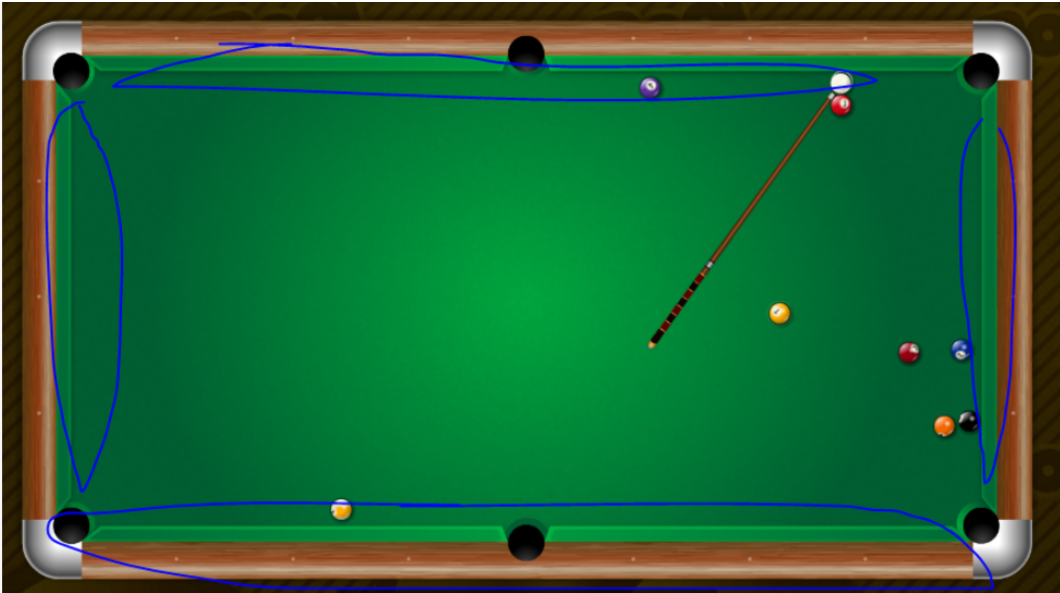
#> input picture pool_table_detection/images/image1.png, 1060 x 593 px
$ python pool_table_detection_final_v2.py --image images/image1.png   (older library calls are emulated)
#> lines starting #> are read from the running program, lines starting #| are printed output that depends on the picture; after the words box and inside, x2 and y2 are one past the last pixel; in counts of white or black regions, pixels touching at a corner belong together
# USAGE
# python pool_table_detection.py --image images/image1.png

# import the necessary packages
import argparse
import cv2
import os
import imutils
import numpy as np
import statistics
import sys

def auto_canny(image, sigma=0.33):
	# compute the median of the single channel pixel intensities
	v = np.median(image)

	# apply automatic Canny edge detection using the computed median
	lower = int(max(0, (1.0 - sigma) * v))
	upper = int(min(255, (1.0 + sigma) * v))
	edged = cv2.Canny(image, lower, upper)

	# return the edged image
	return edged

# [13 lines left out: function draw_table_edges, not called in this run]

def draw_balls(input_img, contours_list, color=(0,0,255), thickness=1, debug=False):
	output_img = input_img.copy()
	radius_list = []
	for idx, c_info in enumerate(contours_list):
		((x, y), radius) = cv2.minEnclosingCircle(c_info[0])
		if radius > 5 and radius < 10:
			radius_list.append(radius)

	median_radius = statistics.median(radius_list)

	for idx, c_info in enumerate(contours_list):
		((cx,cy), (width, height), angle) = cv2.minAreaRect(c_info[0])
		aspect_ratio = min(width, height)/max(width, height)
		((x, y), radius) = cv2.minEnclosingCircle(c_info[0])
		#M = cv2.moments(c)
		#center = (int(M["m10"] / M["m00"]), int(M["m01"] / M["m00"]))
		if radius > 5 and radius < 10 and aspect_ratio > 0.80:
			# draw the circle and centroid on the frame,
			# then update the list of tracked points
			draw_radius = max(radius, median_radius)
			cv2.circle(output_img, (int(x), int(y)), int(draw_radius),
				color, thickness)
		elif radius >= 10 and radius < 50 and aspect_ratio > 0.50:
			# likely to be few balls close together
			cv2.drawContours(output_img,[c_info[0]],0,color,thickness)
		else:
			# contour is either too small or too big or not balls and should be ignored
			pass

			#cv2.circle(output_img, center, 5, (0, 0, 255), -1)
		if (debug):
			tmpArea = np.zeros(input_img.shape)
			cv2.drawContours(tmpArea,[c_info[0]],0,color,thickness)
			label = "Count={}/{}, Area={:.2f}, Radius={:.2f}".format(idx+1,len(contours_list),c_info[2],radius)
			cv2.putText(tmpArea, label, (10, 20), cv2.FONT_HERSHEY_SIMPLEX, 0.5, color, 2)

			label2 = "MinAreaRect Cen=({:.0f},{:.0f}), W={:.2f}, H={:.2f}, Ang={:.2f}, AR={:.2f}".format(cx,cy,width,height,angle,aspect_ratio)
			cv2.putText(tmpArea, label2, (20, 40), cv2.FONT_HERSHEY_SIMPLEX, 0.5, color, 2)
			cv2.imshow("tmpArea", tmpArea)
			key = cv2.waitKey(0)
			if key == 27:
				debug = False

	return output_img

def draw_contours(input_img, contours_list, color=(0,0,255), thickness=1, debug=False):
	output_img = input_img.copy()
	for idx, c_info in enumerate(contours_list):
		cv2.drawContours(output_img,[c_info[0]],0,color,thickness)
		if (debug):
			tmpArea = np.zeros(input_img.shape)
			cv2.drawContours(tmpArea,[c_info[0]],0,color,thickness)
			label = "Count={}/{}, Area={:.2f}".format(idx+1,len(contours_list),c_info[2])
			cv2.putText(tmpArea, label, (10, 20), cv2.FONT_HERSHEY_SIMPLEX, 0.5, color, thickness)
			cv2.imshow("tmpArea", tmpArea)
			key = cv2.waitKey(0)
			if key == 27:
				debug = False

	return output_img

def get_contours(input_img, min_contour_area=10.0):

	contour, hier = cv2.findContours(input_img,cv2.RETR_CCOMP,cv2.CHAIN_APPROX_SIMPLE)

	contour_info = []
	num_nonzeroarea_cnts = 0
	num_zeroarea_cnts = 0
	for c in contour:
		if (cv2.contourArea(c) >= min_contour_area):
			num_nonzeroarea_cnts += 1
			contour_info.append((
				c,
				cv2.isContourConvex(c),
				cv2.contourArea(c),
			))
		else:
			num_zeroarea_cnts += 1

	contour_info = sorted(contour_info, key=lambda c: c[2], reverse=True)
	return contour_info

def detect_lines(input_img, threshold=200, color=(0,0,255), thickness=1, debug=False):
	output_img = input_img.copy()
	gray = cv2.cvtColor(image, cv2.COLOR_BGR2GRAY)
	blurred = cv2.bilateralFilter(gray, 5, 15, 15)
	#canny_img = cv2.Canny(blurred, 30, 150)
	autocanny = auto_canny(blurred)
	(h, w) = input_img.shape[:2]
	x1_top, x1_bottom, x1_left, x2_left = 0,0,0,0
	y1_top, y1_left, y2_top, y1_right = 0,0,0,0
	x2_top, x2_bottom, x1_right, x2_right = w,w,w,w
	y1_bottom, y2_bottom, y2_left, y2_right = h,h,h,h

	lines = cv2.HoughLines(autocanny,1,np.pi/180,threshold)
	for elem in lines:
		for rho,theta in elem:
			a = np.cos(theta)
			b = np.sin(theta)
			x0 = a*rho
			y0 = b*rho
			x1 = int(x0 + 1000*(-b))
			y1 = int(y0 + 1000*(a))
			x2 = int(x0 - 1000*(-b))
			y2 = int(y0 - 1000*(a))
			a_new = np.float("{:.2f}".format(abs(a)))
			b_new = np.float("{:.2f}".format(abs(b)))
			if ((a_new == 1.00) and (b_new == 0.00)):
				# vertical line
				#cv2.line(output_img,(x1,y1),(x2,y2),color,thickness)
				# find out if this vertical line is closer to left or right edge
				if (max(x1,x2) < (w/2)):
					# closer to left edge
					if (max(x1,x2) > max(x1_left, x2_left)):
						x1_left, x2_left = max(x1,x2), max(x1,x2)
						y1_left, y2_left = y1, y2
				else:
					#closer to right edge
					if (min(x1,x2) < min(x1_right, x2_right)):
						x1_right, x2_right = min(x1,x2), min(x1,x2)
						y1_right, y2_right = y1, y2
			elif ((a_new == 0.00) and (b_new == 1.00)):
				# horizontal line
				#cv2.line(output_img,(x1,y1),(x2,y2),color,thickness)
				# find out if this horizontal line is closer to top or bottom edge
				if (max(y1,y2) < (h/2)):
					# closer to top edge
					if (max(y1,y2) > max(y1_top, y2_top)):
						y1_top, y2_top = max(y1,y2), max(y1,y2)
						x1_top, x2_top = x1, x2
				else:
					#closer to bottom edge
					if (min(y1,y2) < min(y1_bottom, y2_bottom)):
						y1_bottom, y2_bottom = min(y1,y2), min(y1,y2)
						x1_bottom, x2_bottom = x1, x2

			if (debug):
				tmpArea = np.zeros(input_img.shape)
				cv2.line(tmpArea,(x1,y1),(x2,y2),color,thickness)
				label = "rho={}, sintheta={:.2f}, costheta={:.2f}, x1={} y1={}, x2={}, y2={}".format(rho,b,a,x1,y1,x2,y2)
				cv2.putText(tmpArea, label, (100, 200),				cv2.FONT_HERSHEY_SIMPLEX, 0.5, color, thickness)
				cv2.imshow("tmpArea", tmpArea)
				key = cv2.waitKey(0)
				if key == 27:
					debug = False

	cv2.line(output_img,(x1_top,y1_top),(x2_top,y2_top),(255,0,0),thickness)
	cv2.line(output_img,(x1_bottom,y1_bottom),(x2_bottom,y2_bottom),(255,0,0),thickness)
	cv2.line(output_img,(x1_left,y1_left),(x2_left,y2_left),(255,0,0),thickness)
	cv2.line(output_img,(x1_right,y1_right),(x2_right,y2_right),(255,0,0),thickness)

	return output_img;

# [21 lines left out: function detect_circles, not called in this run]


def get_image_mask(input_img, hsv_lower, hsv_upper):
	# define the lower and upper boundaries of the "green"
	# ball in the HSV color space, then initialize the
	# list of tracked points
	#hsv_lower = (67, 0, 0)
	#hsv_upper = (86, 255, 255)

	hsv_img = cv2.cvtColor(input_img, cv2.COLOR_BGR2HSV)

	# construct a mask for the color "green", then perform
	# a series of dilations and erosions to remove any small
	# blobs left in the mask
	img_mask = cv2.inRange(hsv_img, hsv_lower, hsv_upper)
	#cv2.imshow("img_mask", img_mask)
	return img_mask

# construct the argument parser and parse the arguments
ap = argparse.ArgumentParser()
ap.add_argument("-i", "--image", type=str, required=True,
	help="path to input image")
args = vars(ap.parse_args())

MIN_BALL_AREA = 300

# check if image file exists
if not (os.path.exists(args["image"])):
  print("[ERR] Image path \"{}\" does not exist".format(args["image"]));
  sys.exit();
# load the input image and grab its dimensions
image = cv2.imread(args["image"])
#> image is the input picture: shape (593, 1060, 3); mean B, G, R 54.4, 102.8, 30.1
(H, W) = image.shape[:2]
image = imutils.resize(image, width=800)
#> image: shape (447, 800, 3)

# convert the image to grayscale, blur it, and perform Canny edge detection
print("[INFO] performing Canny edge detection...")
gray = cv2.cvtColor(image, cv2.COLOR_BGR2GRAY)
# cv.bilateralFilter() is highly effective in noise removal while keeping edges sharp
blurred = cv2.bilateralFilter(gray, 5, 15, 15)
canny_img = cv2.Canny(blurred, 30, 150)
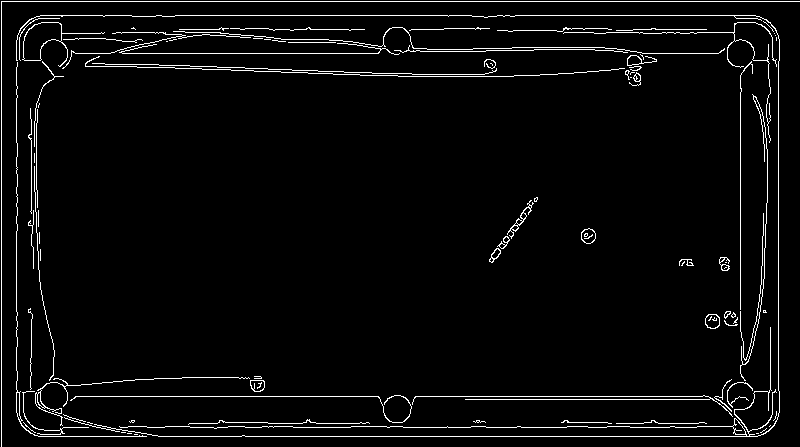
#> canny_img: shape (447, 800); 3.7% white in thin lines or dots
autocanny = auto_canny(blurred)
#> in auto_canny, `v = np.median(image)`: v = 73
#> in auto_canny, `lower = int(max(0, (1.0 - sigma) * v))`: lower = 48
#> in auto_canny, `upper = int(min(255, (1.0 + sigma) * v))`: upper = 97

cv2.imshow("Input", image)

balls_mask = get_image_mask(image, (67, 0, 0), (86, 255, 255))
table_edges_mask = get_image_mask(image, (67, 0, 116), (86, 255, 255))

balls_mask_new = balls_mask.copy()
dilateSize = 3
kernel = cv2.getStructuringElement(cv2.MORPH_ELLIPSE, (dilateSize,dilateSize))

balls_mask_new = cv2.dilate(balls_mask_new,kernel,iterations=2)
#> balls_mask_new: shape (447, 800); 72.6% white; 18 black regions (8 under 20 px), largest, box (x1, y1, x2, y2) and area: (0, 0, 800, 447) 96330, (537, 53, 642, 197) 489, (491, 202, 534, 261) 169
balls_mask_new = cv2.erode(balls_mask_new,kernel,iterations=2)
#> balls_mask_new: shape (447, 800); 70.9% white; 18 black regions (3 under 20 px)

# Table would be at least half the whole image size
min_table_area = 0.5 * image.shape[0] * image.shape[1]
table_contours = get_contours(balls_mask_new, min_contour_area=image.shape[0])
#> in get_contours, `contour, hier = cv2.findContours(input_img,cv2.RETR_CCOMP,cv2.CHAIN_AP..`: contour = 19 contours, 3 with area under 20; largest, box (x1, y1, x2, y2) and area: (42, 41, 753, 408) 255822, (534, 50, 645, 200) 1306, (488, 199, 537, 264) 486, (716, 254, 736, 273) 262, (482, 57, 500, 78) 262
#> the loop in get_contours, `for c in contour:` made 19 passes
#> c on passes 1, 12, 13, 14: [[724, 265]], [[75, 108], [78, 111], [75, 114], [72, 111]], [[70, 100], [75, 105], [72, 108], [67, 103]], [[735, 94], [738, 97], [735, 100], [732, 97]]
#> after the loop in get_contours, `for c in contour:`: contour_info = 3 items; num_nonzeroarea_cnts = 3; num_zeroarea_cnts = 16
#> table_contours = 3 items
table_image1 = draw_contours(image, table_contours,(0,0,255),2, debug=False)
#> the loop in draw_contours, `for idx, c_info in enumerate(contours_list):` made 3 passes
#> after the loop in draw_contours, `for idx, c_info in enumerate(contours_list):`: debug = False

Tx,Ty,Tw,Th = cv2.boundingRect(table_contours[0][0])
#> Tx = 42; Ty = 41; Tw = 711; Th = 367
table_image_short = image[Ty:Ty+Th,Tx:Tx+Tw,:]

balls_mask_new = balls_mask_new[Ty:Ty+Th,Tx:Tx+Tw]
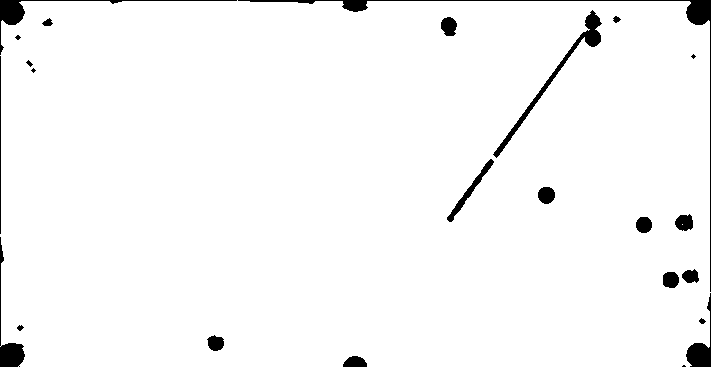
#> balls_mask_new: shape (367, 711); 97.2% white; 24 black regions (4 under 20 px)
image_clone = image.copy()
image = table_image_short

ball_contours = get_contours(balls_mask_new)
#> in get_contours (call 2), `contour, hier = cv2.findContours(input_img,cv2.RETR_CCOMP,cv2.CHAIN_AP..`: contour = 19 contours, 3 with area under 20; largest, box (x1, y1, x2, y2) and area: (0, 0, 711, 367) 255822, (492, 9, 603, 159) 1306, (446, 158, 495, 223) 486, (674, 213, 694, 232) 262, (440, 16, 458, 37) 262
#> the loop in get_contours (call 2), `for c in contour:` made 19 passes
#> c on passes 12 to 14: [[33, 67], [36, 70], [33, 73], [30, 70]], [[28, 59], [33, 64], [30, 67], [25, 62]], [[693, 53], [696, 56], [693, 59], [690, 56]]
#> ball_contours = 18 items
ball_contours_final = list()
num_balls_found = 0
for c in ball_contours:
		if (c[2] <= MIN_BALL_AREA):
			num_balls_found += 1
			ball_contours_final.append(c)
#> this loop made 18 passes
#> c on passes 15, 17, 18: ([[28, 59], [33, 64], [30, 67], [25, 62]], True, 30), ([[33, 67], [36, 70], [33, 73], [30, 70]], True, 18), ([[693, 53], [696, 56], [693, 59], [690, 56]], True, 18)
#> after the loop, ball_contours_final = 15 items; num_balls_found = 15

ball_image1 = draw_contours(image, ball_contours,(0,0,255),2, debug=False)
#> call 2 of draw_contours, with color = (0, 0, 255), thickness = 2, debug = False
#> the loop in draw_contours (call 2), `for idx, c_info in enumerate(contours_list):` made 18 passes
#> after the loop in draw_contours (call 2), `for idx, c_info in enumerate(contours_list):`:
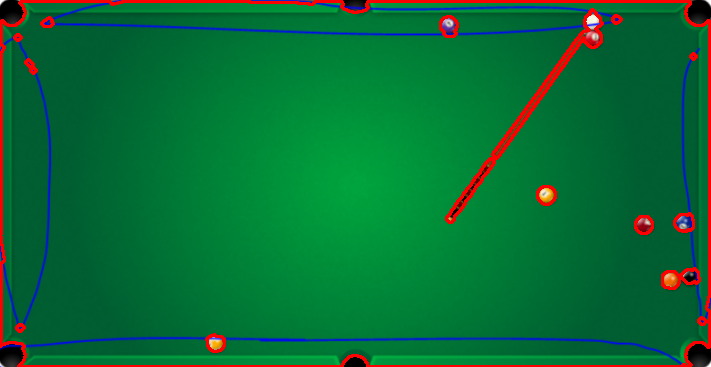
#> output_img: shape (367, 711, 3); mean B, G, R 53.9, 109.1, 11.1
#> after the loop in draw_contours (call 2), `for idx, c_info in enumerate(contours_list):`: debug = False
ball_image = draw_balls(image, ball_contours_final,(255,0,0),-1, debug=False)
#> the loop in draw_balls, `for idx, c_info in enumerate(contours_list):` made 15 passes
#> (x, y, radius) on passes 1 to 8: (684.1, 222, 10.26), (448.8, 26.36, 10.52), (546, 194.8, 9.42), (670.2, 279.5, 9.32), (643.5, 224.3, 9.03), (215, 342, 9.49), (690.1, 276.7, 9.49), (47, 22.67, 6.01)
#> after the loop in draw_balls, `for idx, c_info in enumerate(contours_list):`: radius_list = [9.42, 9.32, 9.03, 9.49, 9.49, 6.01]
#> in draw_balls, `median_radius = statistics.median(radius_list)`: median_radius = 9.37
#> the loop in draw_balls, `for idx, c_info in enumerate(contours_list):` made 15 passes
#> (cx, cy, width, height, angle, aspect_ratio, x, y) on passes 3 to 8: (546, 194.5, 17.68, 17.68, -45, 1, 546, 194.8), (670.5, 279.5, 17, 17, -90, 1, 670.2, 279.5), (643.5, 224.5, 16.97, 16.97, -45, 1, 643.5, 224.3), (215.2, 342.2, 16.97, 17.68, -45, 0.96, 215, 342), (691, 276, 15.56, 16.97, -45, 0.917, 690.1, 276.7), (47.5, 22.5, 9.9, 8.49, -45, 0.857, 47, 22.67)
#> after the loop in draw_balls, `for idx, c_info in enumerate(contours_list):`:
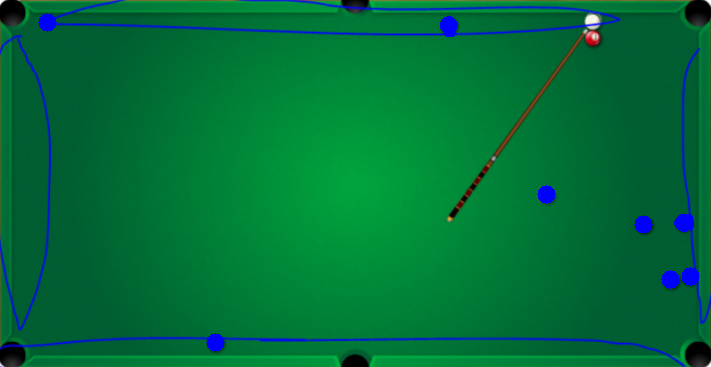
#> output_img: shape (367, 711, 3); mean B, G, R 57.4, 112.2, 1.4
#> after the loop in draw_balls, `for idx, c_info in enumerate(contours_list):`: debug = False

table_edges_image3 = detect_lines(ball_image, threshold=100, thickness=2, debug=False)
#> in detect_lines, `gray = cv2.cvtColor(image, cv2.COLOR_BGR2GRAY)`:
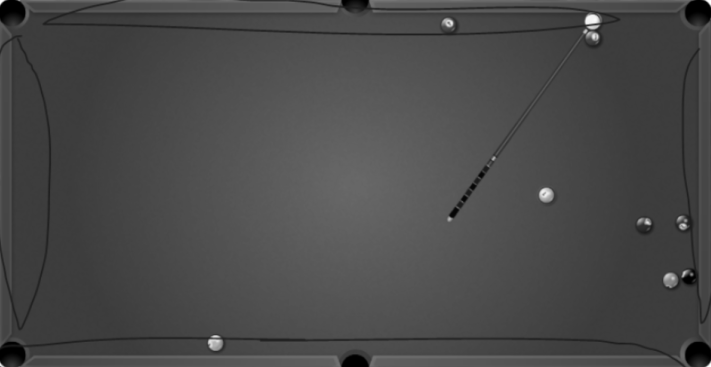
#> gray: shape (367, 711); min 0, max 255, mean 73.3
#> call 2 of auto_canny, with sigma = 0.33
#> in auto_canny (call 2), `v = np.median(image)`: v = 72
#> in auto_canny (call 2), `upper = int(min(255, (1.0 + sigma) * v))`: upper = 95
#> in auto_canny (call 2), `edged = cv2.Canny(image, lower, upper)`:
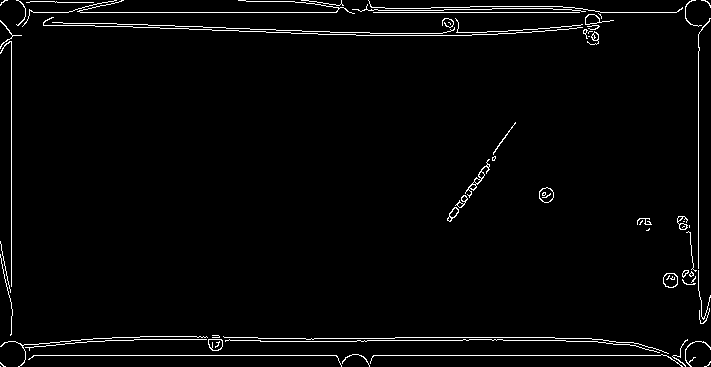
#> edged: shape (367, 711); 2.5% white in thin lines or dots
#> in detect_lines, `(h, w) = input_img.shape[:2]`: h = 367; w = 711
#> in detect_lines, `y1_bottom, y2_bottom, y2_left, y2_right = h,h,h,h`: y1_bottom = 367
#> in detect_lines, `lines = cv2.HoughLines(autocanny,1,np.pi/180,threshold)`: lines = 40 rows, first 8: [355, 1.57], [12, 1.57], [11, 0], [22, 1.61], [20, 1.61], [340, 1.57], [698, 0], [337, 1.57]
#> the loop in detect_lines, `for elem in lines:` made 40 passes
#> after the loop in detect_lines, `for elem in lines:`: debug = False; x1_bottom = -1000; x1_left = 11; x1_right = 698; x1_top = -1000; x2_bottom = 999; x2_left = 11; x2_right = 698; x2_top = 999; y1_bottom = 336; y1_left = 1000; y1_top = 35; y2_bottom = 336; y2_left = -1000; y2_top = 35

final_image = image_clone.copy()
final_image[Ty:Ty+Th,Tx:Tx+Tw,:] = table_edges_image3
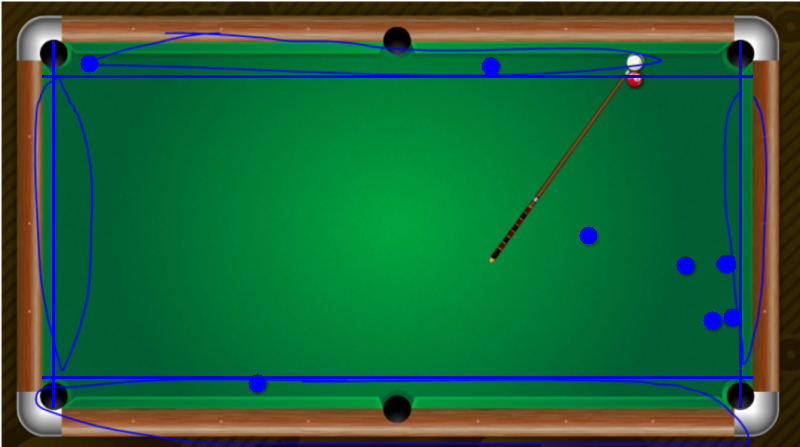
#> final_image: shape (447, 800, 3); mean B, G, R 58.8, 100.5, 29.5
cv2.imshow("table edges & balls", final_image)
filename = args["image"].split('.')
cv2.imwrite(filename[0]+"_processed."+filename[1],final_image)

print("Finished processing image")
cv2.waitKey(0)
cv2.destroyAllWindows()
